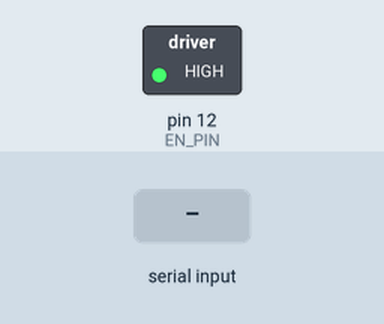
Recording of a sketch running on a simulated Arduino Uno, built with avr-gcc and run on an emulated ATmega328P. Parts: switched loads named in the sketch (green lamp = pin HIGH). Inputs (shaded band) come from the test bench. What the sketch prints to the serial monitor is not drawn.

Above: at 1.2 s.
1.3 s: "90,45,200\n" received over Serial
2.8 s: "30,150,10\n" received over Serial
5.8 s: "90,45\n" received over Serial
Timing chart, 0 to 8.8 s (numbered marks = the images above; inputs shaded):
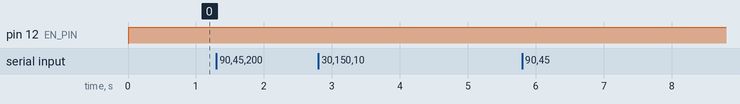

The sketch:

Mecanum4Wheel_stepper_motor_velocity_control_for_WemosD1R32.ino
```cpp
#include <AccelStepper.h>
#include <stdlib.h>
#include <string.h>
#include <math.h>

// =====================
// Wheel and Motor Parameters
// =====================
const float wheelRadius = 4.85; // Wheel radius (cm)
const float wheelCircumference = 2.0 * PI * wheelRadius; // Wheel circumference (cm)
const float Width = 25; // (cm)
const float Length = 26.35; // (cm)
const float robotDimension = Width + Length; // Used for rotation calculations

const int fullStepsPerRevolution = 200;       // Full steps per revolution
const int microstepFactor = 16;               // Microstepping factor (e.g., A4988)
const int stepsPerRevolution = fullStepsPerRevolution * microstepFactor; // Total steps per revolution

// Maximum linear speed (cm/s)
const float maxLinearSpeed = 100.0;
// Conversion factor from cm/s to steps/s
const float linearConversion = (float)stepsPerRevolution / wheelCircumference;
// Maximum speed in steps/s for linear speed
const float maxSpeedSteps = maxLinearSpeed * linearConversion;

// =====================
// Motor Configuration for Wemos D1 R32
// =====================
AccelStepper LeftFrontWheel(AccelStepper::DRIVER, 26, 16);   // X-axis
AccelStepper RightFrontWheel(AccelStepper::DRIVER, 25, 27);  // Y-axis
AccelStepper LeftBackWheel(AccelStepper::DRIVER, 17, 14);    // Z-axis
AccelStepper RightBackWheel(AccelStepper::DRIVER, 19, 18);   // A-axis

// Enable pin (GPIO12)
const int EN_PIN = 12;

// =====================
// Global Command Variables
// =====================
volatile float currentVx = 0.0;
volatile float currentVy = 0.0;
volatile float currentWz = 0.0;  // rad/s

// =====================
// Speed Smoothing Parameters
// =====================
float targetSpeedLF = 0.0, targetSpeedRF = 0.0, targetSpeedLB = 0.0, targetSpeedRB = 0.0;
float currentSpeedLF = 0.0, currentSpeedRF = 0.0, currentSpeedLB = 0.0, currentSpeedRB = 0.0;
const float smoothingFactor = 0.2;

// =====================
// Serial Buffer for Non-blocking Read
// =====================
const int BUFFER_SIZE = 64;
char serialBuffer[BUFFER_SIZE];
int bufferIndex = 0;

// =====================
// Command Timeout (ms)
const unsigned long commandTimeout = 100;
unsigned long lastCommandUpdate = 0;

// Convert rad/s to steps/s
float rad_s_to_steps(float rads) {
  return rads * ((float)stepsPerRevolution / (2 * PI));
}

void setup() {
  Serial.begin(115200);

  // Debug: Print Parameters
  Serial.print("Wheel Circumference: ");
  Serial.print(wheelCircumference);
  Serial.println(" cm");
  Serial.print("Steps per Revolution: ");
  Serial.println(stepsPerRevolution);
  Serial.print("Max Linear Speed (steps/sec): ");
  Serial.println(maxSpeedSteps);

  // Set Maximum Speed for Motors
  LeftFrontWheel.setMaxSpeed(maxSpeedSteps);
  RightFrontWheel.setMaxSpeed(maxSpeedSteps);
  LeftBackWheel.setMaxSpeed(maxSpeedSteps);
  RightBackWheel.setMaxSpeed(maxSpeedSteps);

  // Configure Motor Enable Pin (LOW = enable, HIGH = disable)
  pinMode(EN_PIN, OUTPUT);
  digitalWrite(EN_PIN, LOW);

  // Initialize Buffer
  bufferIndex = 0;
  serialBuffer[0] = '\0';
  lastCommandUpdate = millis();
}

void loop() {
  unsigned long now = millis();
  readSerialNonBlocking();

  if (bufferIndex > 0 && serialBuffer[bufferIndex - 1] == '\n') {
    parseCommand(serialBuffer);
    Serial.print("Received command: ");
    Serial.println(serialBuffer);
    bufferIndex = 0;
    serialBuffer[0] = '\0';
    lastCommandUpdate = now;
  }

  if (now - lastCommandUpdate > commandTimeout ||
      (fabs(currentVx) < 1e-6 && fabs(currentVy) < 1e-6 && fabs(currentWz) < 1e-6)) {
    Serial.println("No valid command or command timeout. Disabling motor.");
    currentVx = 0.0;
    currentVy = 0.0;
    currentWz = 0.0;
    digitalWrite(EN_PIN, HIGH);
  } else {
    digitalWrite(EN_PIN, LOW);
  }

  float linearComponentLF = (currentVx - currentVy) * maxLinearSpeed * linearConversion;
  float linearComponentRF = (currentVx + currentVy) * maxLinearSpeed * linearConversion;
  float linearComponentLB = (currentVx + currentVy) * maxLinearSpeed * linearConversion;
  float linearComponentRB = (currentVx - currentVy) * maxLinearSpeed * linearConversion;

  float angularComponent = rad_s_to_steps(currentWz * robotDimension);

  targetSpeedLF = linearComponentLF - angularComponent;
  targetSpeedRF = linearComponentRF + angularComponent;
  targetSpeedLB = linearComponentLB - angularComponent;
  targetSpeedRB = linearComponentRB + angularComponent;

  currentSpeedLF += (targetSpeedLF - currentSpeedLF) * smoothingFactor;
  currentSpeedRF += (targetSpeedRF - currentSpeedRF) * smoothingFactor;
  currentSpeedLB += (targetSpeedLB - currentSpeedLB) * smoothingFactor;
  currentSpeedRB += (targetSpeedRB - currentSpeedRB) * smoothingFactor;

  LeftFrontWheel.setSpeed(currentSpeedLF);
  RightFrontWheel.setSpeed(currentSpeedRF);
  LeftBackWheel.setSpeed(currentSpeedLB);
  RightBackWheel.setSpeed(currentSpeedRB);

  LeftFrontWheel.runSpeed();
  RightFrontWheel.runSpeed();
  LeftBackWheel.runSpeed();
  RightBackWheel.runSpeed();
}

void readSerialNonBlocking() {
  while (Serial.available() > 0) {
    char c = Serial.read();
    Serial.print("Char received: ");
    Serial.println(c);
    if (bufferIndex < BUFFER_SIZE - 1) {
      serialBuffer[bufferIndex++] = c;
      serialBuffer[bufferIndex] = '\0';
    }
  }
}

void parseCommand(char *cmd) {
  char *token = strtok(cmd, " \n\r");
  if (token == NULL) return;
  float vx = atof(token);

  token = strtok(NULL, " \n\r");
  if (token == NULL) return;
  float vy = atof(token);

  token = strtok(NULL, " \n\r");
  if (token == NULL) return;
  float wz = atof(token);

  currentVx = vx;
  currentVy = vy;
  currentWz = wz;

  Serial.print("Parsed: vx=");
  Serial.print(currentVx);
  Serial.print(" vy=");
  Serial.print(currentVy);
  Serial.print(" wz=");
  Serial.println(currentWz);
}
```
